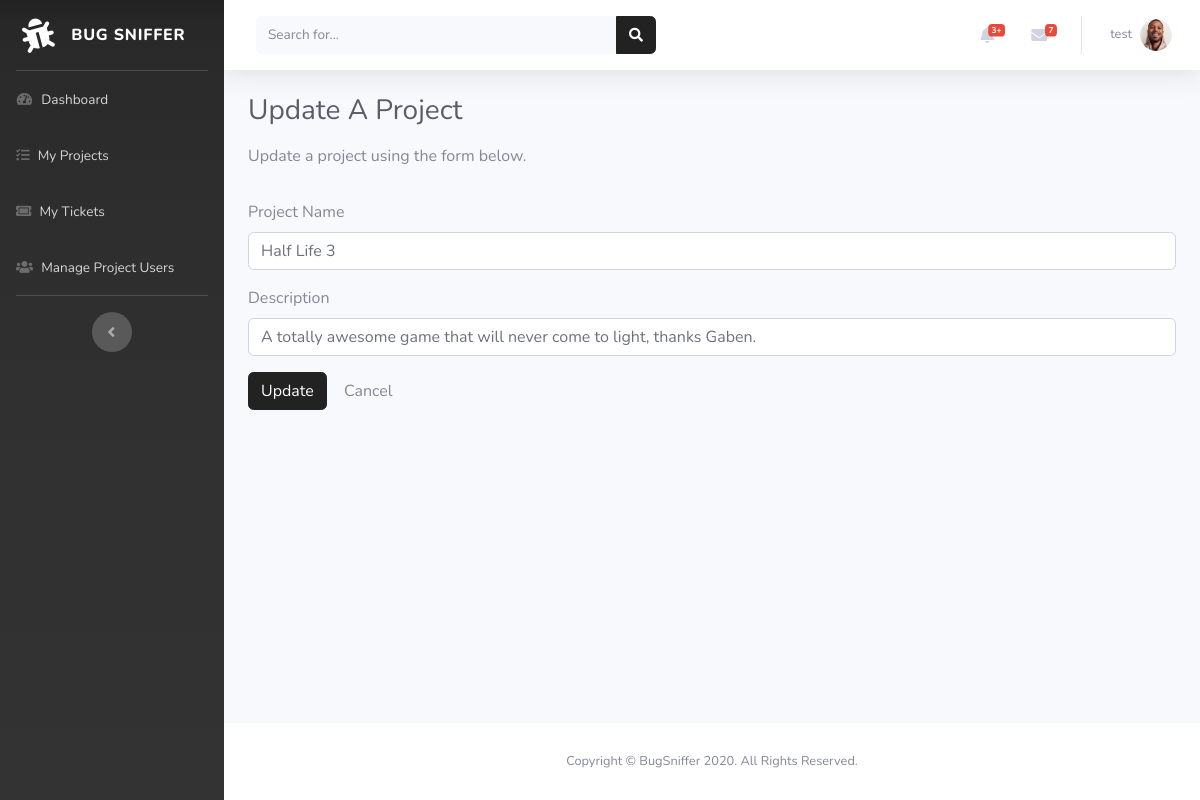
The app's page /admin/update_project.php?id=1 (signed in) with its own data.
### tables this page shows
CREATE TABLE `projects` (
  `id` int(11) NOT NULL,
  `name` varchar(100) NOT NULL,
  `description` varchar(255) NOT NULL
);

### admin/update_project.php (the view, shortened to what this page needs)
<?php
require_once "./../connections/config.php";
$id = $_REQUEST['id'];
$query = "SELECT * from projects where id='".$id."'";
$result = mysqli_query($mysqli, $query) or die ( mysqli_error());
$row = mysqli_fetch_assoc($result);
include('./includes/header.php');
include('./includes/navbar.php');
?>
<div id="content-wrapper" class="d-flex flex-column">
    <div id="content">
        <?php
            include('./includes/topbar.php');
        ?>
            <div class="container-fluid">
                    <div class="row">
                        <div class="col-md-12">
                            <div class="page-header">
                                <h1 class="h3 mb-0 text-gray-800">Update A Project</h1>
                            </div>
                            <p class="py-3">Update a project using the form below.</p>
                            <?php
                            if(isset($_POST['new']) && $_POST['new'] == 1)
                            {
                                $id = $_REQUEST['id'];
                                $name =$_REQUEST['name'];
                                $description =$_REQUEST['description'];
                                $update="UPDATE projects SET name='".$name."', description='".$description."' WHERE id='".$id."'";
                                mysqli_query($mysqli, $update) or die(mysqli_error());
                            } else { ?>
                                <form action="" method="post" name="form">
                                    <div class="form-group">
                                        <label>Project Name</label>
                                        <input type="text" name="name" class="form-control" value="<?php echo $row['name'];?>">
                                    </div>
                                    <div class="form-group">
                                        <label>Description</label>
                                        <input type="text" name="description" class="form-control" value="<?php echo $row['description'];?>">
                                    </div>
                                    <input type="submit" name="submit" class="btn btn-primary" value="Update">
                                    <button type="button" class="btn btn-default" onclick="javascript:history.back()">Cancel</button>
                                </form>
                            <?php } ?>
                        </div>
                    </div>
                </div>
    </div>
<?php
include('./includes/footer.php');
?>

### records on screen
projects: name "Half Life 3", description "A totally awesome game that will never come to light, thanks Gaben."

### other values on screen
$_SESSION["username"] "test"
